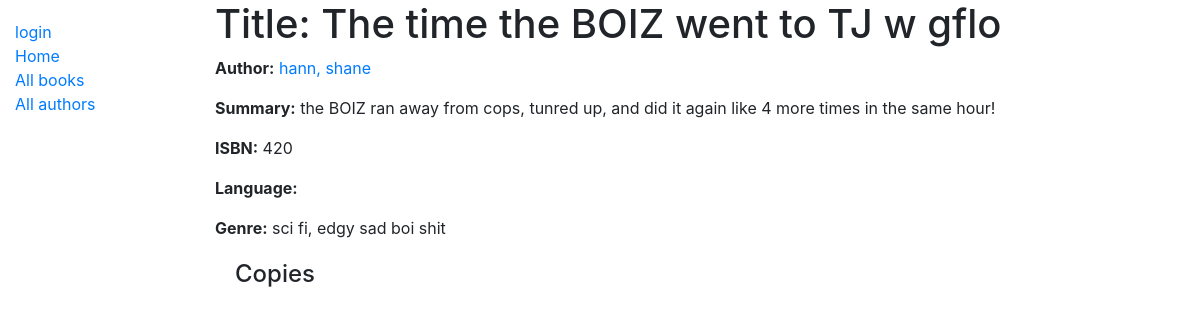
Page /catalog/book/2/ on the committed database.
### catalog/models.py (models this page shows, shortened)
class Book(models.Model):
    title = models.CharField(max_length=200)
    author = models.ForeignKey('Author', on_delete=models.SET_NULL, null=True)
    summary = models.TextField(max_length=1000, help_text='enter author summary')
    isbn = models.CharField('ISBN', max_length=13)
    genre = models.ManyToManyField(Genre, help_text='select genre for this book')

class Author(models.Model):
    firstName = models.CharField(max_length = 100)
    lastName = models.CharField(max_length = 100)
    dateOfBirth = models.DateField(null = True, blank = True)
    dateOfDeath = models.DateField('Died', null = True, blank = True)
    class Meta:
        ordering = ['lastName', 'firstName']
    def __str__(self):
        return f'{self.lastName}, {self.firstName}'

class Genre(models.Model):
    name = models.CharField(max_length=200, help_text="name of genre")
    def __str__(self):
        return self.name

### catalog/views.py (the view)
# urls.py: path('book/<int:pk>/', views.BookDetailView.as_view(), name='book-detail'),
class BookDetailView(generic.DetailView):
    model = Book

### catalog/templates/catalog/book_detail.html (shortened to what this page needs)
{% extends "base_generic.html" %}
{% block content %}
    <h1>Title: {{ book.title }} </h1>
    <p><strong>Author:</strong> <a href="">{{ book.author }}</a></p>
    <p><strong>Summary:</strong> {{ book.summary }}</p>
    <p><strong>ISBN:</strong> {{ book.isbn }}</p>
    <p><strong>Language:</strong> {{ book.language }}</p>
    <p><strong>Genre:</strong> {% for genre in book.genre.all %} {{ genre }}{% if not forloop.last %}, {% endif %}{% endfor %}</p>
    <div style="margin-left: 20px; margin-top:20px;">
        <h4>Copies</h4>
    </div>
{% endblock content %}

### rows in the picture
Book: title "The time the BOIZ went to TJ w gflo", author "hann, shane", summary "the BOIZ ran away from cops, tunred up, and did it again like 4 more times in the same hour!", isbn "420"
Genre: name "sci fi"
Genre: name "edgy sad boi shit"
